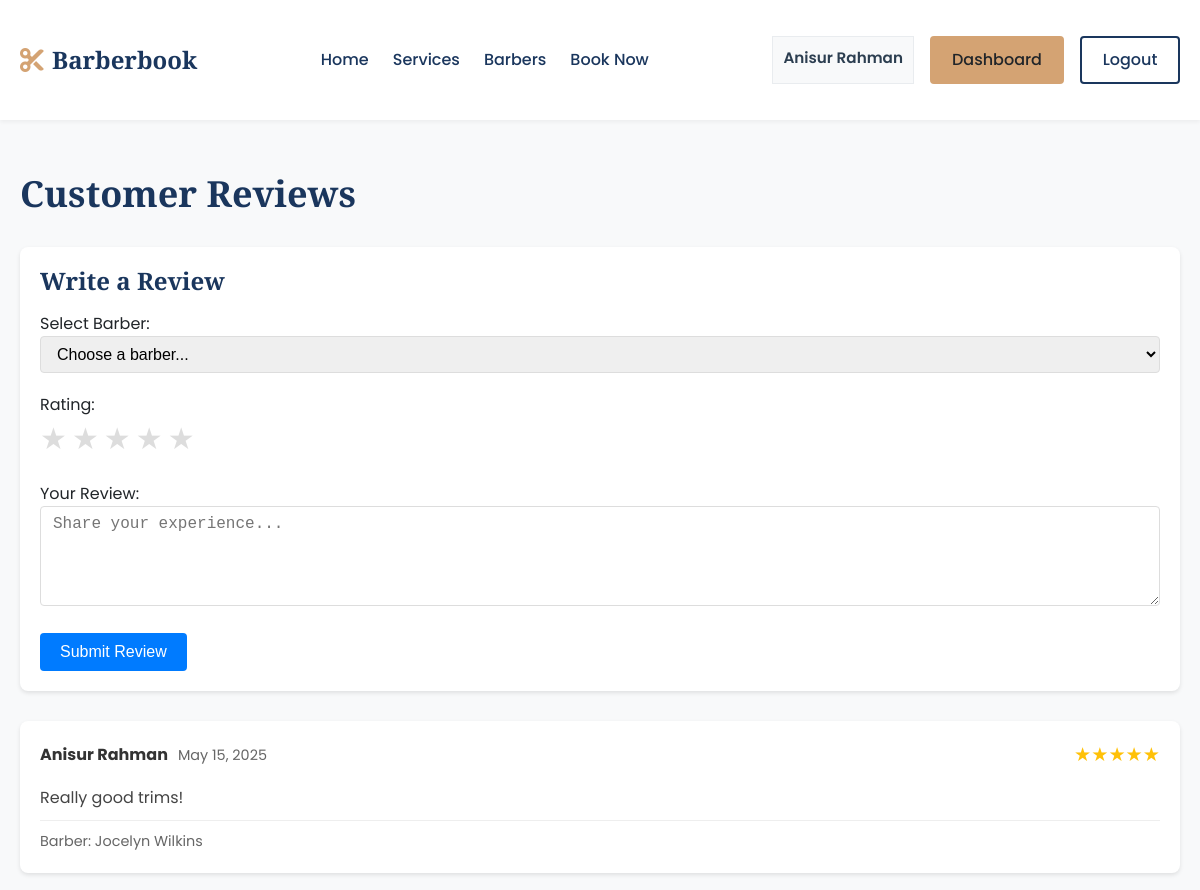
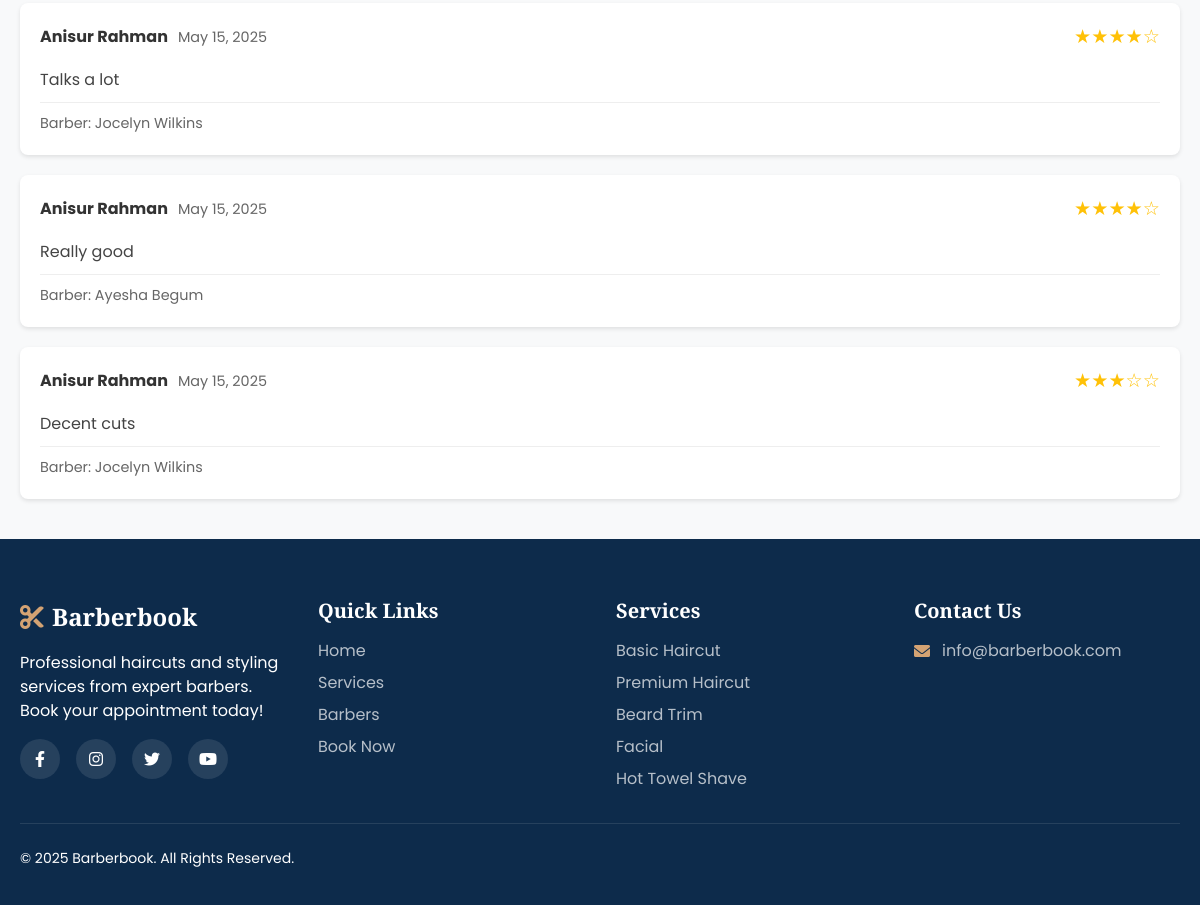
Screenshot of /customer/reviews.php (signed in) with the database file from the repository (2 pictures, top to bottom).
### tables this page shows
CREATE TABLE `customers` (
  `UserID` int(11) NOT NULL,
  `FirstName` varchar(40) NOT NULL,
  `LastName` varchar(40) NOT NULL,
  `Email` varchar(100) NOT NULL,
  `Phone` varchar(11) NOT NULL,
  `PassHash` varchar(255) NOT NULL,
  `Address` varchar(255) NOT NULL,
  `UsedReferralCode` varchar(10) DEFAULT NULL,
  `UniqueReferral` varchar(10) DEFAULT NULL
);

CREATE TABLE `reviews` (
  `ReviewID` int(11) NOT NULL,
  `Rating` int(11) NOT NULL,
  `Comments` text DEFAULT NULL,
  `BarberID` int(11) NOT NULL,
  `CustomerID` int(11) NOT NULL
);

CREATE TABLE `barbers` (
  `UserID` int(11) NOT NULL,
  `FirstName` varchar(40) NOT NULL,
  `LastName` varchar(40) NOT NULL,
  `Email` varchar(100) NOT NULL,
  `Phone` varchar(11) NOT NULL,
  `PassHash` varchar(255) NOT NULL,
  `Salary` int(11) NOT NULL,
  `Bio` text DEFAULT NULL,
  `HireDate` date DEFAULT NULL
);

CREATE TABLE `services` (
  `ServiceID` int(11) NOT NULL,
  `Name` varchar(60) NOT NULL,
  `Description` text DEFAULT NULL,
  `Duration` int(11) NOT NULL,
  `Price` int(11) NOT NULL
);

### includes/functions.php (called while the page is built, shortened)
<?php
function isLoggedIn() {
    return isset($_SESSION['user_id']);
}
function isBarber() {
    return isset($_SESSION['user_type']) && $_SESSION['user_type'] === 'barber';
}

### customer/reviews.php (the view, shortened to what this page needs)
<?php
require_once '../config/database.php';
require_once '../includes/functions.php';
include '../includes/header.php';
?>
<div class="container mt-4">
    <div class="spacer">
        <h2>Customer Reviews</h2>
    </div>
    <div class="review-form-container">
        <h3>Write a Review</h3>
        <form id="reviewForm" method="POST">
            <div class="form-group">
                <label for="barber">Select Barber:</label>
                <select class="form-control" id="barber" name="barber" required>
                    <option value="">Choose a barber...</option>
                </select>
            </div>
            <div class="form-group">
                <label>Rating:</label>
                <div class="rating-input">
                    <?php for($i = 5; $i >= 1; $i--): ?>
                        <label for="star<?php echo $i; ?>">★</label>
                    <?php endfor; ?>
                </div>
            </div>
            <div class="form-group">
                <label for="comment">Your Review:</label>
                <textarea class="form-control" id="comment" name="comment" rows="4" required
                          placeholder="Share your experience..."></textarea>
            </div>
            <button type="submit" class="btn btn-primary">Submit Review</button>
        </form>
    </div>
    <div class="row">
        <div class="col-md-12">
            <?php
            $query = "SELECT c.FirstName, c.LastName, b.FirstName as BarberFirstName, b.LastName as BarberLastName, r.Rating, r.Comments
                     FROM Customers c, Barbers b, Reviews r
                     WHERE r.BarberID = b.UserID
                     AND r.CustomerID = c.UserID
                     AND r.CustomerID = ?";
            $stmt = $conn->prepare($query);
            $stmt->bind_param("i", $user_id);
            $stmt->execute();
            $result = $stmt->get_result();
            if ($result->num_rows > 0) {
                while ($row = $result->fetch_assoc()) {
                    echo "<div class='review-card'>";
                    echo "<div class='review-header'>";
                    echo "<div class='reviewer-info'>";
                    echo "<span class='reviewer-name'>" . htmlspecialchars($row["FirstName"] . " " . $row["LastName"]) . "</span>";
                    echo "<span class='review-date'>" . date('F j, Y') . "</span>";
                    echo "</div>";
                    echo "<div class='rating'>" . str_repeat('★', $row["Rating"]) . str_repeat('☆', 5-$row["Rating"]) . "</div>";
                    echo "</div>";
                    echo "<div class='review-content'>" . htmlspecialchars($row["Comments"]) . "</div>";
                    echo "<div class='barber-info'>Barber: " . htmlspecialchars($row["BarberFirstName"] . " " . $row["BarberLastName"]) . "</div>";
                    echo "</div>";
                }
            } else {
                echo "<div class='no-reviews'>No reviews available yet.</div>";
            }
            ?>
        </div>
    </div>
</div>
<?php
include '../includes/footer.php';
?>

### includes/header.php (shortened to what this page needs)
<?php
$base_path = '';
if (strpos($_SERVER['PHP_SELF'], '/barber/') !== false || strpos($_SERVER['PHP_SELF'], '/customer/') !== false) {
    $base_path = '../';
}
?>
<!DOCTYPE html>
<html lang="en">
<head>
    <link rel="stylesheet" href="https://cdnjs.cloudflare.com/ajax/libs/font-awesome/6.0.0-beta3/css/all.min.css">
    <link rel="stylesheet" href="<?php echo $base_path; ?>assets/css/styles.css?v=<?php echo time(); ?>">
</head>
<body>
    <header class="header">
        <div class="container">
            <div class="header-inner">
                <div class="logo">
                    <a href="<?php echo $base_path; ?>index.php">
                        <i class="fas fa-cut"></i>
                        <span>Barberbook</span>
                    </a>
                </div>
                <nav class="navigation">
                    <ul class="nav-links">
                        <li><a href="<?php echo $base_path; ?>index.php" class="<?php echo (basename($_SERVER['PHP_SELF']) == 'index.php') ? 'active' : ''; ?>">Home</a></li>
                        <li><a href="<?php echo $base_path; ?>services.php" class="<?php echo (basename($_SERVER['PHP_SELF']) == 'services.php') ? 'active' : ''; ?>">Services</a></li>
                        <li><a href="<?php echo $base_path; ?>barbers.php" class="<?php echo (basename($_SERVER['PHP_SELF']) == 'barbers.php') ? 'active' : ''; ?>">Barbers</a></li>
                        <li><a href="<?php echo $base_path; ?>booking.php" class="<?php echo (basename($_SERVER['PHP_SELF']) == 'booking.php') ? 'active' : ''; ?>">Book Now</a></li>
                    </ul>
                </nav>
                <div class="auth-buttons">
                    <?php if (isLoggedIn()): ?>
                        <?php
                        $user_id = $_SESSION['user_id'];
                        $user_type = isBarber() ? 'Barbers' : 'Customers';
                        $name_query = "SELECT FirstName, LastName FROM $user_type WHERE UserID = ?";
                        $stmt = $conn->prepare($name_query);
                        $stmt->bind_param("i", $user_id);
                        $stmt->execute();
                        $result = $stmt->get_result();
                        $user = $result->fetch_assoc();
                        $user_name = $user ? htmlspecialchars($user['FirstName'] . ' ' . $user['LastName']) : '';
                        ?>
                        <span class="user-name"><?php echo $user_name; ?></span>
                        <?php if (isBarber()): ?>
                            <a href="<?php echo $base_path; ?>barber/dashboard.php" class="btn btn-secondary">Dashboard</a>
                        <?php else: ?>
                            <a href="<?php echo $base_path; ?>customer/dashboard.php" class="btn btn-secondary">Dashboard</a>
                        <?php endif; ?>
                        <a href="<?php echo $base_path; ?>logout.php" class="btn btn-outline">Logout</a>
                    <?php else: ?>
                        <a href="<?php echo $base_path; ?>login.php" class="btn btn-outline">Login</a>
                        <a href="<?php echo $base_path; ?>register.php" class="btn btn-primary">Register</a>
                    <?php endif; ?>
                </div>
            </div>
        </div>
    </header>
    <div class="flash-message-container">
    </div>

### includes/footer.php (shortened to what this page needs)
<?php
$base_path = '';
if (strpos($_SERVER['PHP_SELF'], '/barber/') !== false || strpos($_SERVER['PHP_SELF'], '/customer/') !== false) {
    $base_path = '../';
}
?>
<footer class="footer">
    <div class="container">
        <div class="footer-top">
            <div class="footer-info">
                <div class="footer-logo">
                    <i class="fas fa-cut"></i>
                    <span>Barberbook</span>
                </div>
                <p>Professional haircuts and styling services from expert barbers. Book your appointment today!</p>
                <div class="social-links">
                    <a href="#" class="social-link"><i class="fab fa-facebook-f"></i></a>
                    <a href="#" class="social-link"><i class="fab fa-instagram"></i></a>
                    <a href="#" class="social-link"><i class="fab fa-twitter"></i></a>
                    <a href="#" class="social-link"><i class="fab fa-youtube"></i></a>
                </div>
            </div>
            <div class="footer-links">
                <h3>Quick Links</h3>
                <ul>
                    <li><a href="<?php echo $base_path; ?>index.php">Home</a></li>
                    <li><a href="<?php echo $base_path; ?>services.php">Services</a></li>
                    <li><a href="<?php echo $base_path; ?>barbers.php">Barbers</a></li>
                    <li><a href="<?php echo $base_path; ?>booking.php">Book Now</a></li>
                </ul>
            </div>
            <div class="footer-links">
                <h3>Services</h3>
                <ul>
                    <?php
                    $sql = "SELECT ServiceID, Name FROM Services LIMIT 5";
                    $result = $conn->query($sql);
                    if ($result->num_rows > 0) {
                        while ($row = $result->fetch_assoc()) {
                            echo '<li><a href="' . $base_path . 'services.php?id=' . $row['ServiceID'] . '">' . htmlspecialchars($row['Name']) . '</a></li>';
                        }
                    }
                    ?>
                </ul>
            </div>
            <div class="footer-contact">
                <h3>Contact Us</h3>
                <p><i class="fas fa-envelope"></i> info@barberbook.com</p>
            </div>
        </div>
        <div class="footer-bottom">
            <p>&copy; <?php echo date('Y'); ?> Barberbook. All Rights Reserved.</p>
        </div>
    </div>
</footer>
</body>
</html>

### includes/header.php (style rules this page uses)
.user-name { color: #2c3e50; font-weight: 600; margin-right: 10px auto; font-size: 0.95em; padding: 10px; background: #f8f9fa; border: 1px solid #e9ecef; }

### customer/reviews.php (style rules this page uses)
body { min-height: 100vh; display: flex; flex-direction: column; margin: 0; }
.container { max-width: 1200px; margin: 0 auto; padding: 20px; flex: 1; }
.spacer { margin-top: 40px; }
.review-card { background: #fff; border-radius: 8px; box-shadow: 0 2px 4px rgba(0,0,0,0.1); padding: 20px; margin-bottom: 20px; }
.review-header { display: flex; justify-content: space-between; align-items: center; margin-bottom: 15px; }
.reviewer-info { display: flex; align-items: center; gap: 10px; }
.reviewer-name { font-weight: bold; color: #333; }
.review-date { color: #666; font-size: 0.9em; }
.rating { color: #FFC107; font-size: 1.2em; }
.review-content { color: #444; line-height: 1.6; }
.barber-info { margin-top: 10px; padding-top: 10px; border-top: 1px solid #eee; color: #666; font-size: 0.9em; }
.review-form-container { background: #fff; border-radius: 8px; box-shadow: 0 2px 4px rgba(0,0,0,0.1); padding: 20px; margin-bottom: 30px; }
.form-group { margin-bottom: 20px; }
.form-control { width: 100%; padding: 8px 12px; border: 1px solid #ddd; border-radius: 4px; font-size: 1em; }
.rating-input { display: flex; flex-direction: row-reverse; justify-content: flex-end; gap: 5px; }
.rating-input label { cursor: pointer; font-size: 30px; color: #ddd; transition: color 0.2s; }
.btn-primary { background-color: #007bff; color: white; padding: 10px 20px; border: none; border-radius: 4px; cursor: pointer; font-size: 1em; transition: background-color 0.3s; }
textarea.form-control { resize: vertical; min-height: 100px; }

### rows the page displays
customers: user_name "Anisur Rahman"
reviews: CustomerID.LastName "Anisur Rahman", Rating "★★★★★", Comments "Really good trims!", BarberID.LastName "Jocelyn Wilkins"
reviews: CustomerID.LastName "Anisur Rahman", Rating "★★★★", Rating "☆", Comments "Talks a lot", BarberID.LastName "Jocelyn Wilkins"
reviews: CustomerID.LastName "Anisur Rahman", Rating "★★★★", Rating "☆", Comments "Really good", BarberID.LastName "Ayesha Begum"
reviews: CustomerID.LastName "Anisur Rahman", Rating "★★★", Rating "☆☆", Comments "Decent cuts", BarberID.LastName "Jocelyn Wilkins"
services: Name "Basic Haircut"
services: Name "Premium Haircut"
services: Name "Beard Trim"
services: Name "Facial"
services: Name "Hot Towel Shave"
